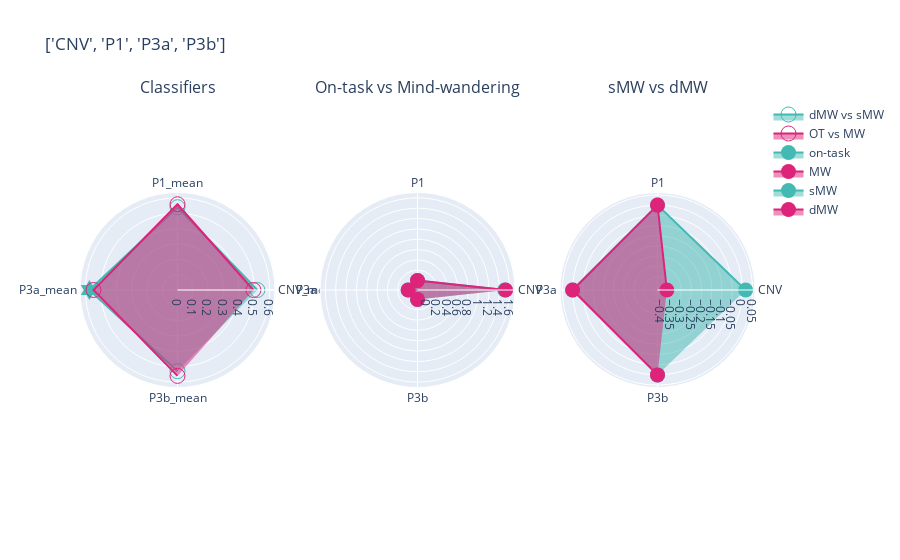
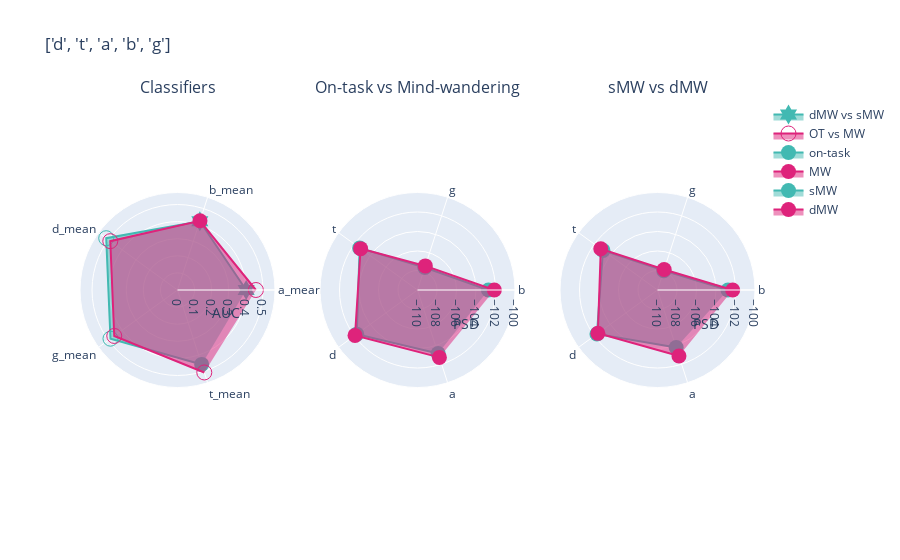
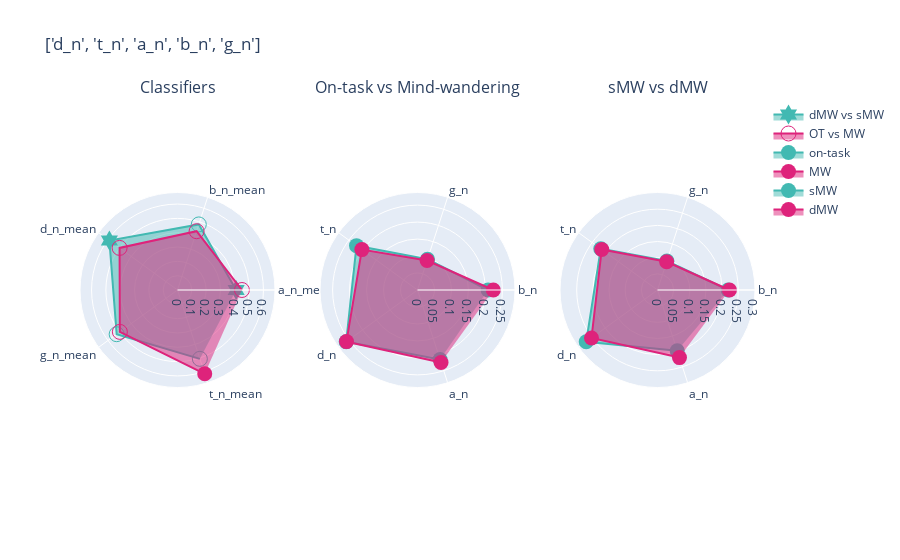
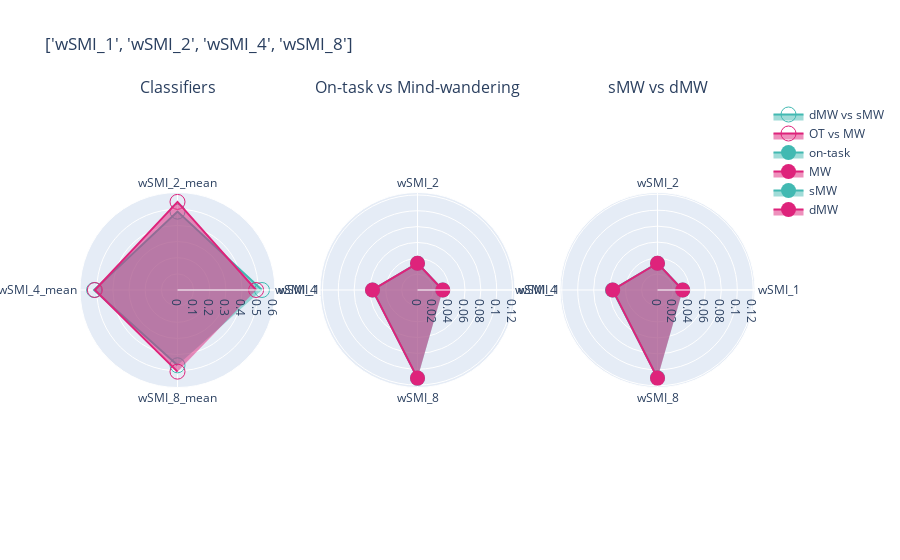

Write notebook code for charts like these, in order.
### Markdown cell above
# Radar plots for all type of markers

### Code cell
for i in types_markers:
    marker = i
    smw  = df_mw.query("mind == 'sMW'")
    smw = smw[smw['markers'].isin([i for i in marker])]
    dmw  = df_mw.query("mind == 'dMW'")
    dmw = dmw[dmw['markers'].isin([i for i in marker])]
    MW  = df_mind.query("mind2 == 'mw'")
    MW = MW[MW['markers'].isin([i for i in marker])]
    ot  = df_mind.query("mind2 == 'on-task'")
    ot = ot[ot['markers'].isin([i for i in marker])]
    mw =aucs_mw[aucs_mw['markers'].isin([i+'_mean' for i in marker])]
    mind =aucs_mind[aucs_mind['markers'].isin([i+'_mean' for i in marker])]


    fig = make_subplots(rows=1, cols=3, 
                        subplot_titles = ['Classifiers', 'On-task vs Mind-wandering','sMW vs dMW'],
                        specs=[[{"type": "scatterpolar"}, {"type": "polar"}, {"type": "polar"}]])

    fig.add_trace(go.Scatterpolar(
        r=mw.AUC,
        theta=mw['markers'],
        fill='toself',
        name='dMW vs sMW', 
        marker = {'color':lblue, 'size': 15},
        marker_symbol= mw.symbol.to_list()
    ),
        row = 1, col = 1)

    fig.add_trace(go.Scatterpolar(
        r=mind.AUC,
        theta=mind['markers'],
        fill='toself',
        name='OT vs MW',
        marker = {'color':pink, 'size': 15},
        marker_symbol= mind.symbol.to_list()
    ),
        row = 1, col = 1)

    fig.add_trace(go.Scatterpolar(
        r=ot.val,
        theta=ot['markers'],
        fill='toself',
        name='on-task', 
        marker = {'color':lblue, 'size': 15},
    #     marker_symbol= symbol_fun(dmw['markers'])
    ),
        row = 1, col = 2)

    fig.add_trace(go.Scatterpolar(
        r=MW.val,
        theta=MW['markers'],
        fill='toself',
        name='MW',
        marker = {'color':pink, 'size': 15},
    #     marker_symbol= 'symbol_fun(smw['markers'])'
    ),
        row = 1, col = 2)

    fig.add_trace(go.Scatterpolar(
        r=smw.val,
        theta=dmw['markers'],
        fill='toself',
        name='sMW', 
        marker = {'color':lblue, 'size': 15},
    #     marker_symbol= symbol_fun(dmw['markers'])
    ),
        row = 1, col = 3)

    fig.add_trace(go.Scatterpolar(
        r=dmw.val,
        theta=dmw['markers'],
        fill='toself',
        name='dMW',
        marker = {'color':pink, 'size': 15},
    #     marker_symbol= symbol_fun(smw['markers'])
    ),
        row = 1, col = 3)
    
    if marker == freqs:
        fig.update_polars(radialaxis= {'title': 'AUC',}, row=1, col=1)
        fig.update_polars(radialaxis= {'title': 'PSD','range':[-110, -100]}, row=1, col=2)
        fig.update_polars(radialaxis= {'title': 'PSD','range':[-110, -100]}, row=1, col=3)
    elif marker == p_e:
        fig.update_polars(radialaxis= {'title': 'AUC',}, row=1, col=1)
        fig.update_polars(radialaxis= {'title': 'PSD','range':[0.5, 1]}, row=1, col=2)
        fig.update_polars(radialaxis= {'title': 'PSD','range':[0.5, 1]}, row=1, col=3)

    fig.update_layout(
        title=f"{marker}",
    #     width=500,
    #     height=500,

        polar=dict(
        radialaxis=dict(
          visible=True,

        ),
      ),

    )

    fig.show()
#     pio.write_json(fig, 'Figs/radar_auc_freq_n.plotly')

### Figure 1 — Plotly figure (JSON) as saved in the notebook; plotly's stock layout.template omitted (floating-point values rounded to 4 significant figures)
{"data": [{"fill": "toself", "marker": {"color": "#42B9B2", "size": 15, "symbol": ["circle-open", "circle-open", "hexagram", "circle-open"]}, "name": "dMW vs sMW", "r": [0.5201, 0.5391, 0.5738, 0.5284], "subplot": "polar", "theta": ["CNV_mean", "P1_mean", "P3a_mean", "P3b_mean"], "type": "scatterpolar"}, {"fill": "toself", "marker": {"color": "#DE237B", "size": 15, "symbol": ["circle-open", "circle-open", "circle-open", "circle-open"]}, "name": "OT vs MW", "r": [0.4943, 0.5583, 0.5468, 0.5592], "subplot": "polar", "theta": ["CNV_mean", "P1_mean", "P3a_mean", "P3b_mean"], "type": "scatterpolar"}, {"fill": "toself", "marker": {"color": "#42B9B2", "size": 15}, "name": "on-task", "r": [1.504, 9.045e-07, 5.296e-07, 1.475e-06], "subplot": "polar2", "theta": ["CNV", "P1", "P3a", "P3b"], "type": "scatterpolar"}, {"fill": "toself", "marker": {"color": "#DE237B", "size": 15}, "name": "MW", "r": [1.522, 3.372e-07, -2.889e-07, 8.672e-07], "subplot": "polar2", "theta": ["CNV", "P1", "P3a", "P3b"], "type": "scatterpolar"}, {"fill": "toself", "marker": {"color": "#42B9B2", "size": 15}, "name": "sMW", "r": [0.01583, 3.141e-07, -4.459e-07, 1.504e-06], "subplot": "polar3", "theta": ["CNV", "P1", "P3a", "P3b"], "type": "scatterpolar"}, {"fill": "toself", "marker": {"color": "#DE237B", "size": 15}, "name": "dMW", "r": [-0.371, -1.692e-07, -1.253e-06, 1.214e-06], "subplot": "polar3", "theta": ["CNV", "P1", "P3a", "P3b"], "type": "scatterpolar"}], "layout": {"annotations": [{"font": {"size": 16}, "showarrow": false, "text": "Classifiers", "x": 0.1444, "xanchor": "center", "xref": "paper", "y": 1, "yanchor": "bottom", "yref": "paper"}, {"font": {"size": 16}, "showarrow": false, "text": "On-task vs Mind-wandering", "x": 0.5, "xanchor": "center", "xref": "paper", "y": 1, "yanchor": "bottom", "yref": "paper"}, {"font": {"size": 16}, "showarrow": false, "text": "sMW vs dMW", "x": 0.8556, "xanchor": "center", "xref": "paper", "y": 1, "yanchor": "bottom", "yref": "paper"}], "autosize": true, "polar": {"angularaxis": {"type": "category"}, "domain": {"x": [0, 0.2889], "y": [0, 1]}, "radialaxis": {"autorange": true, "range": [0, 0.6166], "type": "linear", "visible": true}}, "polar2": {"angularaxis": {"type": "category"}, "domain": {"x": [0.3556, 0.6444], "y": [0, 1]}, "radialaxis": {"autorange": true, "range": [-0.1227, 1.645], "type": "linear"}}, "polar3": {"angularaxis": {"type": "category"}, "domain": {"x": [0.7111, 1], "y": [0, 1]}, "radialaxis": {"autorange": true, "range": [-0.4021, 0.04702], "type": "linear"}}, "title": {"text": "['CNV', 'P1', 'P3a', 'P3b']"}}}

### Figure 2 — Plotly figure (JSON) as saved in the notebook; plotly's stock layout.template omitted (floating-point values rounded to 4 significant figures)
{"data": [{"fill": "toself", "marker": {"color": "#42B9B2", "size": 15, "symbol": ["hexagram", "hexagram", "circle-open", "circle-open", "circle"]}, "name": "dMW vs sMW", "r": [0.4015, 0.4229, 0.5155, 0.4845, 0.4577], "subplot": "polar", "theta": ["a_mean", "b_mean", "d_mean", "g_mean", "t_mean"], "type": "scatterpolar"}, {"fill": "toself", "marker": {"color": "#DE237B", "size": 15, "symbol": ["circle-open", "circle", "circle-open", "circle-open", "circle-open"]}, "name": "OT vs MW", "r": [0.4585, 0.4255, 0.486, 0.4573, 0.5071], "subplot": "polar", "theta": ["a_mean", "b_mean", "d_mean", "g_mean", "t_mean"], "type": "scatterpolar"}, {"fill": "toself", "marker": {"color": "#42B9B2", "size": 15}, "name": "on-task", "r": [-102.7, -107.6, -102.7, -102.3, -103.2], "subplot": "polar2", "theta": ["b", "g", "t", "d", "a"], "type": "scatterpolar"}, {"fill": "toself", "marker": {"color": "#DE237B", "size": 15}, "name": "MW", "r": [-102.1, -107.4, -102.8, -102.1, -102.7], "subplot": "polar2", "theta": ["b", "g", "t", "d", "a"], "type": "scatterpolar"}, {"fill": "toself", "marker": {"color": "#42B9B2", "size": 15}, "name": "sMW", "r": [-102.8, -107.9, -103.1, -102.3, -103.8], "subplot": "polar3", "theta": ["b", "g", "t", "d", "a"], "type": "scatterpolar"}, {"fill": "toself", "marker": {"color": "#DE237B", "size": 15}, "name": "dMW", "r": [-102.3, -107.8, -102.8, -102.4, -102.9], "subplot": "polar3", "theta": ["b", "g", "t", "d", "a"], "type": "scatterpolar"}], "layout": {"annotations": [{"font": {"size": 16}, "showarrow": false, "text": "Classifiers", "x": 0.1444, "xanchor": "center", "xref": "paper", "y": 1, "yanchor": "bottom", "yref": "paper"}, {"font": {"size": 16}, "showarrow": false, "text": "On-task vs Mind-wandering", "x": 0.5, "xanchor": "center", "xref": "paper", "y": 1, "yanchor": "bottom", "yref": "paper"}, {"font": {"size": 16}, "showarrow": false, "text": "sMW vs dMW", "x": 0.8556, "xanchor": "center", "xref": "paper", "y": 1, "yanchor": "bottom", "yref": "paper"}], "autosize": true, "polar": {"angularaxis": {"type": "category"}, "domain": {"x": [0, 0.2889], "y": [0, 1]}, "radialaxis": {"autorange": true, "range": [0, 0.5539], "title": {"text": "AUC"}, "type": "linear", "visible": true}}, "polar2": {"angularaxis": {"type": "category"}, "domain": {"x": [0.3556, 0.6444], "y": [0, 1]}, "radialaxis": {"autorange": false, "range": [-110, -100], "title": {"text": "PSD"}, "type": "linear"}}, "polar3": {"angularaxis": {"type": "category"}, "domain": {"x": [0.7111, 1], "y": [0, 1]}, "radialaxis": {"autorange": false, "range": [-110, -100], "title": {"text": "PSD"}, "type": "linear"}}, "title": {"text": "['d', 't', 'a', 'b', 'g']"}}}

### Figure 3 — Plotly figure (JSON) as saved in the notebook; plotly's stock layout.template omitted (floating-point values rounded to 4 significant figures)
{"data": [{"fill": "toself", "marker": {"color": "#42B9B2", "size": 15, "symbol": ["hexagram", "circle-open", "hexagram", "circle-open", "circle-open"]}, "name": "dMW vs sMW", "r": [0.4094, 0.4814, 0.5879, 0.5251, 0.5054], "subplot": "polar", "theta": ["a_n_mean", "b_n_mean", "d_n_mean", "g_n_mean", "t_n_mean"], "type": "scatterpolar"}, {"fill": "toself", "marker": {"color": "#DE237B", "size": 15, "symbol": ["circle-open", "circle-open", "circle-open", "circle-open", "circle"]}, "name": "OT vs MW", "r": [0.4498, 0.4316, 0.4999, 0.4975, 0.6153], "subplot": "polar", "theta": ["a_n_mean", "b_n_mean", "d_n_mean", "g_n_mean", "t_n_mean"], "type": "scatterpolar"}, {"fill": "toself", "marker": {"color": "#42B9B2", "size": 15}, "name": "on-task", "r": [0.2079, 0.09534, 0.2221, 0.2596, 0.215], "subplot": "polar2", "theta": ["b_n", "g_n", "t_n", "d_n", "a_n"], "type": "scatterpolar"}, {"fill": "toself", "marker": {"color": "#DE237B", "size": 15}, "name": "MW", "r": [0.2233, 0.09118, 0.2025, 0.2587, 0.2243], "subplot": "polar2", "theta": ["b_n", "g_n", "t_n", "d_n", "a_n"], "type": "scatterpolar"}, {"fill": "toself", "marker": {"color": "#42B9B2", "size": 15}, "name": "sMW", "r": [0.2186, 0.09427, 0.217, 0.2727, 0.1975], "subplot": "polar3", "theta": ["b_n", "g_n", "t_n", "d_n", "a_n"], "type": "scatterpolar"}, {"fill": "toself", "marker": {"color": "#DE237B", "size": 15}, "name": "dMW", "r": [0.2226, 0.09181, 0.2133, 0.2524, 0.2199], "subplot": "polar3", "theta": ["b_n", "g_n", "t_n", "d_n", "a_n"], "type": "scatterpolar"}], "layout": {"annotations": [{"font": {"size": 16}, "showarrow": false, "text": "Classifiers", "x": 0.1444, "xanchor": "center", "xref": "paper", "y": 1, "yanchor": "bottom", "yref": "paper"}, {"font": {"size": 16}, "showarrow": false, "text": "On-task vs Mind-wandering", "x": 0.5, "xanchor": "center", "xref": "paper", "y": 1, "yanchor": "bottom", "yref": "paper"}, {"font": {"size": 16}, "showarrow": false, "text": "sMW vs dMW", "x": 0.8556, "xanchor": "center", "xref": "paper", "y": 1, "yanchor": "bottom", "yref": "paper"}], "autosize": true, "polar": {"angularaxis": {"type": "category"}, "domain": {"x": [0, 0.2889], "y": [0, 1]}, "radialaxis": {"autorange": true, "range": [0, 0.6613], "type": "linear", "visible": true}}, "polar2": {"angularaxis": {"type": "category"}, "domain": {"x": [0.3556, 0.6444], "y": [0, 1]}, "radialaxis": {"autorange": true, "range": [0, 0.2789], "type": "linear"}}, "polar3": {"angularaxis": {"type": "category"}, "domain": {"x": [0.7111, 1], "y": [0, 1]}, "radialaxis": {"autorange": true, "range": [0, 0.293], "type": "linear"}}, "title": {"text": "['d_n', 't_n', 'a_n', 'b_n', 'g_n']"}}}

### Figure 4 — Plotly figure (JSON) as saved in the notebook; plotly's stock layout.template omitted (floating-point values rounded to 4 significant figures)
{"data": [{"fill": "toself", "marker": {"color": "#42B9B2", "size": 15, "symbol": ["circle-open", "circle-open", "circle-open", "circle-open"]}, "name": "dMW vs sMW", "r": [0.523, 0.4851, 0.5164, 0.4662], "subplot": "polar", "theta": ["wSMI_1_mean", "wSMI_2_mean", "wSMI_4_mean", "wSMI_8_mean"], "type": "scatterpolar"}, {"fill": "toself", "marker": {"color": "#DE237B", "size": 15, "symbol": ["circle-open", "circle-open", "circle-open", "circle-open"]}, "name": "OT vs MW", "r": [0.4866, 0.5455, 0.5118, 0.5054], "subplot": "polar", "theta": ["wSMI_1_mean", "wSMI_2_mean", "wSMI_4_mean", "wSMI_8_mean"], "type": "scatterpolar"}, {"fill": "toself", "marker": {"color": "#42B9B2", "size": 15}, "name": "on-task", "r": [0.03184, 0.03386, 0.05672, 0.1112], "subplot": "polar2", "theta": ["wSMI_1", "wSMI_2", "wSMI_4", "wSMI_8"], "type": "scatterpolar"}, {"fill": "toself", "marker": {"color": "#DE237B", "size": 15}, "name": "MW", "r": [0.03195, 0.03374, 0.05686, 0.1112], "subplot": "polar2", "theta": ["wSMI_1", "wSMI_2", "wSMI_4", "wSMI_8"], "type": "scatterpolar"}, {"fill": "toself", "marker": {"color": "#42B9B2", "size": 15}, "name": "sMW", "r": [0.03165, 0.03352, 0.05646, 0.11], "subplot": "polar3", "theta": ["wSMI_1", "wSMI_2", "wSMI_4", "wSMI_8"], "type": "scatterpolar"}, {"fill": "toself", "marker": {"color": "#DE237B", "size": 15}, "name": "dMW", "r": [0.03159, 0.03361, 0.05611, 0.1105], "subplot": "polar3", "theta": ["wSMI_1", "wSMI_2", "wSMI_4", "wSMI_8"], "type": "scatterpolar"}], "layout": {"annotations": [{"font": {"size": 16}, "showarrow": false, "text": "Classifiers", "x": 0.1444, "xanchor": "center", "xref": "paper", "y": 1, "yanchor": "bottom", "yref": "paper"}, {"font": {"size": 16}, "showarrow": false, "text": "On-task vs Mind-wandering", "x": 0.5, "xanchor": "center", "xref": "paper", "y": 1, "yanchor": "bottom", "yref": "paper"}, {"font": {"size": 16}, "showarrow": false, "text": "sMW vs dMW", "x": 0.8556, "xanchor": "center", "xref": "paper", "y": 1, "yanchor": "bottom", "yref": "paper"}], "autosize": true, "polar": {"angularaxis": {"type": "category"}, "domain": {"x": [0, 0.2889], "y": [0, 1]}, "radialaxis": {"autorange": true, "range": [0, 0.5862], "type": "linear", "visible": true}}, "polar2": {"angularaxis": {"type": "category"}, "domain": {"x": [0.3556, 0.6444], "y": [0, 1]}, "radialaxis": {"autorange": true, "range": [0, 0.1195], "type": "linear"}}, "polar3": {"angularaxis": {"type": "category"}, "domain": {"x": [0.7111, 1], "y": [0, 1]}, "radialaxis": {"autorange": true, "range": [0, 0.1187], "type": "linear"}}, "title": {"text": "['wSMI_1', 'wSMI_2', 'wSMI_4', 'wSMI_8']"}}}
